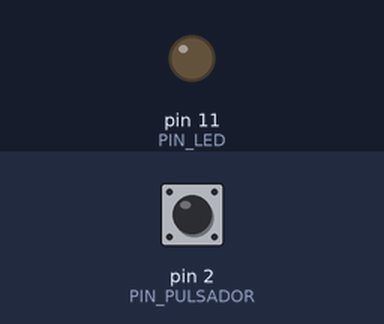
The sketch below on a simulated Arduino Uno, built with avr-gcc and run on an emulated ATmega328P. On the bench: output pins drawn as LEDs (lit = HIGH). Dashed ring = blinking. Inputs (shaded band) come from the test bench; at power-on: pin 2 (PIN_PULSADOR) LOW.

Above: at 1.2 s.
1.3 s: pin 2 (PIN_PULSADOR) pulled HIGH for 1 s
At 1.4 s:
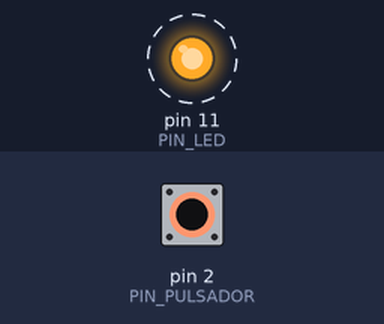
4.3 s: pin 2 (PIN_PULSADOR) pulled HIGH for 3.2 s
At 7.9 s:
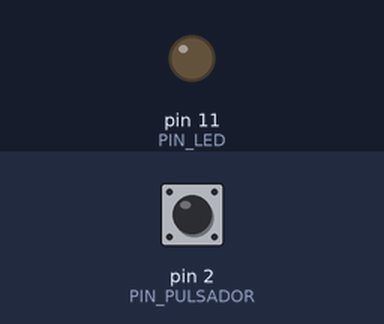
Timing chart, 0 to 9.4 s (numbered marks = the images above; inputs shaded):
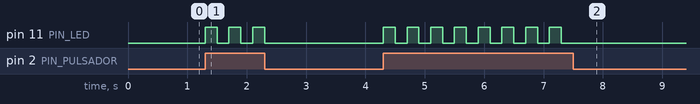

Measured:
- after the input at 1.3 s, pin 11 (PIN_LED): alternates HIGH for 0.20 s and LOW for 0.20 s, 6 changes in all, then stays LOW, starting at once
- after the input at 4.3 s, pin 11 (PIN_LED): alternates HIGH for 0.20 s and LOW for 0.20 s, 16 changes in all, then stays LOW, starting at once

The sketch:

PUlsador_Parpadeo.ino
```cpp
#define PIN_PULSADOR 2
#define PIN_LED      11  // const int led_PIN = 13;

void setup() {
  pinMode(PIN_PULSADOR,INPUT);
  pinMode(PIN_LED,OUTPUT);
}

void loop() {
  if( digitalRead(PIN_PULSADOR) == HIGH ){
     digitalWrite(PIN_LED,HIGH);
     delay(200);
     digitalWrite(PIN_LED,LOW);
     delay(200);
  }
}
```
